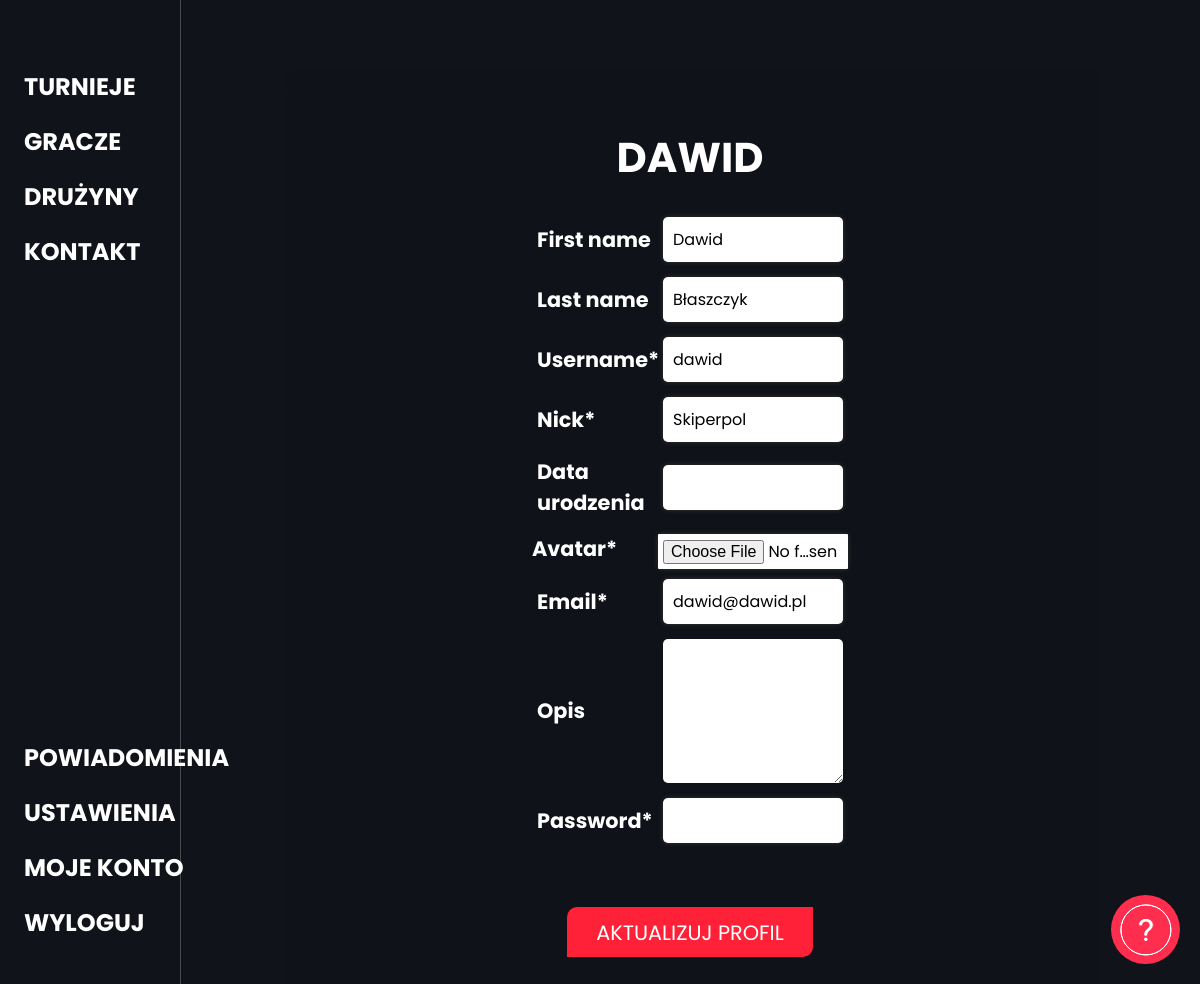
Page /settings (signed in) on the committed database.
### backend/models.py (models this page shows)
class CustomUser(AbstractUser):
    nick = models.CharField(max_length=30, unique=True)
    email = models.EmailField(unique=True)
    data_urodzenia = models.DateField(blank=True, null=True)
    avatar = models.ImageField(blank=True, default="images/1.png")
    opis = models.TextField('Opis', max_length=500, default='', blank=True)
    punkty = models.IntegerField(default=0)
    def __str__(self):
        return self.username

### backend/views.py (the view)
# urls.py: path('settings', settings, name='settings'),
def settings(request):
    user = request.user
    if user.is_authenticated:
        if request.method == 'POST':
            form = UserUpdate(request.POST, instance=user)
            if form.is_valid():
                form.save()
                return redirect('/')
        else:
            form = UserUpdate(instance=user)
        return render(request, 'frontend/settings.html', {'form': form})
    else:
        return redirect('/')

### backend/forms.py
class UserUpdate(forms.ModelForm):
    opis = forms.Textarea()
    avatar = forms.ImageField(widget=forms.FileInput)
    password = forms.CharField(widget=forms.PasswordInput())
    class Meta:
        model = get_user_model()
        help_texts = {
            'username': None,
        }
        fields = ['first_name', 'last_name', 'username', 'nick', 'data_urodzenia', 'avatar', 'email', 'opis', 'password']

### frontend/templatetags/post_tags.py (called while the page is built)
@register.simple_tag(takes_context=True)
def notification(context):
    user = context['user']
    if user.is_authenticated:
        powiadomienia = Powiadomienia.objects.filter(user=user)
        return powiadomienia.count()
    else:
        return "0"

### frontend/templates/frontend/settings.html (shortened to what this page needs)
{% extends 'frontend/base.html' %}
{% block content %}
<div id="container">
    <div id="registerinner-wrapper">
        <h1>{{ user }}</h1>
        <form class="register-form" method="post">
            {% load crispy_forms_tags %}
            {{form|crispy}}
            <button class="defaultbutton" type="submit">Aktualizuj profil</button>
        </form>
    </div>
</div>
{% endblock %}

### frontend/static/style.css (style rules this page uses)
body { margin: 0; padding: 0; overflow-x: hidden !important; background-color: #101319; }
html { overflow-x: hidden !important; }
#container { width: 85vw; margin-left: 15vw; height: 100vh; scroll-snap-type: y mandatory; overflow-y: overlay; -webkit-font-smoothing: antialiased; overflow-x: hidden; scroll-behavior: smooth; }
* { font-family: 'Poppins', sans-serif; }
h1, h2, h3, h4, h5 { text-transform: uppercase; }
.register-form div label { text-align: left; width: 10vw; }
.register-form div:nth-of-type(4) { flex-basis: 50%; }
.register-form div { margin-bottom: 1vh; display: flex; flex-direction: row; flex-wrap: wrap; justify-content: center; align-items: center; align-content: center; }
.register-form div input { margin-left: .5vw; width: 15vw; }
.register-form div textarea { margin-left: .5vw; height: 9em; width: 15vw; }
body { counter-reset: section; }
.defaultbutton { padding: 1vh 3vh 1vh 3vh ; color: #ffff; background-color: #ff2138; border: none; border-top-left-radius: 10px; border-bottom-right-radius: 10px; font-weight: 400; font-size: 1.3rem; text-transform: uppercase; margin-bottom: 1vh; transition: all .2s; margin-top: 5vh; }
.register-form input { padding: 5px; font-size: 16px; border-width: 0px; border-color: #CCCCCC; background-color: #FFFFFF; color: #000000; border-style: solid; border-radius: 1px; box-shadow: 0px 0px 5px rgba(66,66,66,.75); }
#registerinner-wrapper { text-align: center; color: white; width: auto; height: auto; margin-top: 7vh; margin-right: 10%; margin-left: 10%; font-size: 1.3rem; background-color: #101319cd; border-top-left-radius: 20px; border-bottom-right-radius: 20px; padding-top: 3vh; padding-bottom: 3vh; }
* { scrollbar-width: auto; scrollbar-color: #10131900 #272f3c00; }
label { display: inline-block; margin-bottom: 5px; font-weight: bold; }
input[type="text"], input[type="email"], input[type="password"], textarea { width: 70%; padding: 10px; border-radius: 5px; border: none; margin-bottom: 5px; box-sizing: border-box; font-size: 16px; }
textarea { height: 150px; }
input:required, textarea:required { border-color: #e74c3c; }

### rows in the picture
CustomUser: username "DAWID", first_name "Dawid", last_name "Błaszczyk", username "dawid", nick "Skiperpol", email "dawid@dawid.pl"
